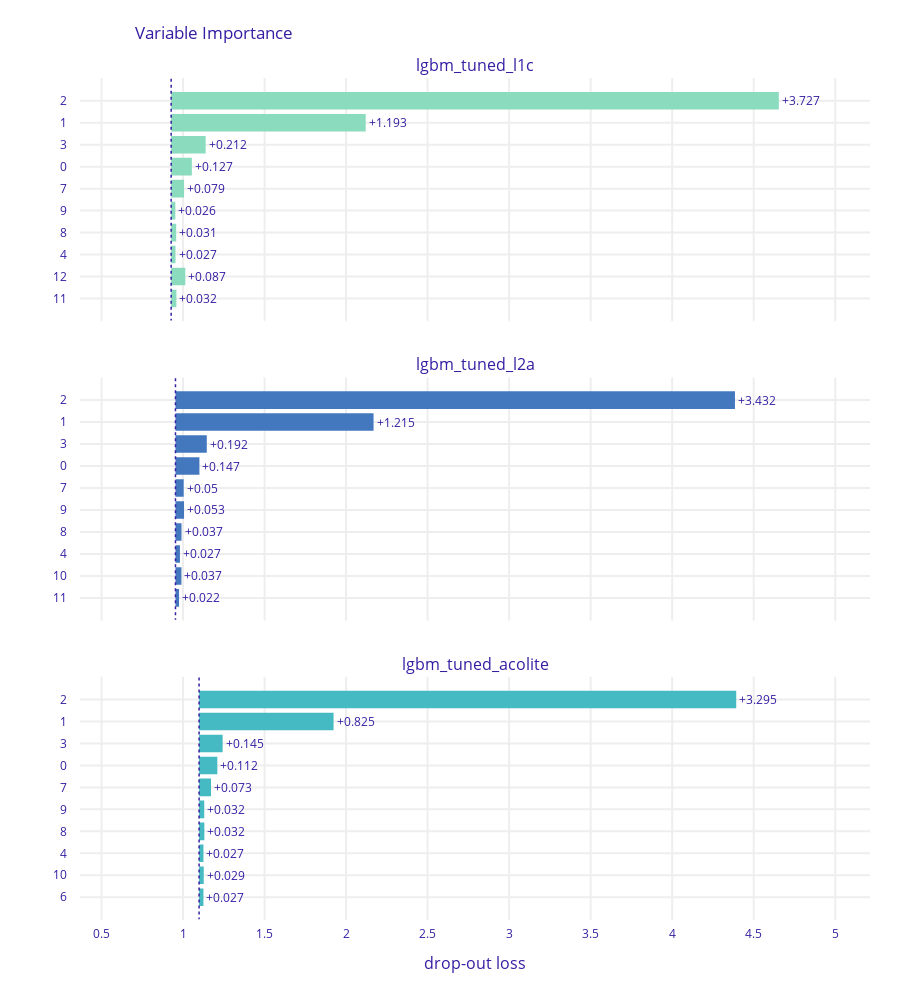

Write notebook code for a chart like this one.
### Code cell
exp_list[0].model_parts().plot([exp.model_parts() for exp in exp_list[1:]])

### Figure 1 — Plotly figure (JSON) as saved in the notebook; plotly's stock layout.template omitted (floating-point values rounded to 4 significant figures)
{"data": [{"base": 0.9271, "hoverinfo": "text", "hoverlabel": {"bgcolor": "rgba(0,0,0,0.8)"}, "hovertext": ["Model: lgbm_tuned_l1c loss after<br>variable: 2 is permuted: 4.654<br>Drop-out loss change: +3.727", "Model: lgbm_tuned_l1c loss after<br>variable: 1 is permuted: 2.12<br>Drop-out loss change: +1.193", "Model: lgbm_tuned_l1c loss after<br>variable: 3 is permuted: 1.139<br>Drop-out loss change: +0.212", "Model: lgbm_tuned_l1c loss after<br>variable: 0 is permuted: 1.054<br>Drop-out loss change: +0.127", "Model: lgbm_tuned_l1c loss after<br>variable: 7 is permuted: 1.006<br>Drop-out loss change: +0.079", "Model: lgbm_tuned_l1c loss after<br>variable: 9 is permuted: 0.953<br>Drop-out loss change: +0.026", "Model: lgbm_tuned_l1c loss after<br>variable: 8 is permuted: 0.958<br>Drop-out loss change: +0.031", "Model: lgbm_tuned_l1c loss after<br>variable: 4 is permuted: 0.954<br>Drop-out loss change: +0.027", "Model: lgbm_tuned_l1c loss after<br>variable: 12 is permuted: 1.014<br>Drop-out loss change: +0.087", "Model: lgbm_tuned_l1c loss after<br>variable: 11 is permuted: 0.959<br>Drop-out loss change: +0.032"], "marker": {"color": "#8bdcbe"}, "orientation": "h", "showlegend": false, "text": ["+3.727", "+1.193", "+0.212", "+0.127", "+0.079", "+0.026", "+0.031", "+0.027", "+0.087", "+0.032"], "textposition": "outside", "type": "bar", "x": [3.727, 1.193, 0.2117, 0.1269, 0.07931, 0.02553, 0.03093, 0.02674, 0.08681, 0.03215], "xaxis": "x", "y": ["2", "1", "3", "0", "7", "9", "8", "4", "12", "11"], "yaxis": "y"}, {"base": 0.9535, "hoverinfo": "text", "hoverlabel": {"bgcolor": "rgba(0,0,0,0.8)"}, "hovertext": ["Model: lgbm_tuned_l2a loss after<br>variable: 2 is permuted: 4.385<br>Drop-out loss change: +3.432", "Model: lgbm_tuned_l2a loss after<br>variable: 1 is permuted: 2.169<br>Drop-out loss change: +1.215", "Model: lgbm_tuned_l2a loss after<br>variable: 3 is permuted: 1.146<br>Drop-out loss change: +0.192", "Model: lgbm_tuned_l2a loss after<br>variable: 0 is permuted: 1.101<br>Drop-out loss change: +0.147", "Model: lgbm_tuned_l2a loss after<br>variable: 7 is permuted: 1.004<br>Drop-out loss change: +0.05", "Model: lgbm_tuned_l2a loss after<br>variable: 9 is permuted: 1.006<br>Drop-out loss change: +0.053", "Model: lgbm_tuned_l2a loss after<br>variable: 8 is permuted: 0.991<br>Drop-out loss change: +0.037", "Model: lgbm_tuned_l2a loss after<br>variable: 4 is permuted: 0.981<br>Drop-out loss change: +0.027", "Model: lgbm_tuned_l2a loss after<br>variable: 10 is permuted: 0.99<br>Drop-out loss change: +0.037", "Model: lgbm_tuned_l2a loss after<br>variable: 11 is permuted: 0.975<br>Drop-out loss change: +0.022"], "marker": {"color": "#4378bf"}, "orientation": "h", "showlegend": false, "text": ["+3.432", "+1.215", "+0.192", "+0.147", "+0.05", "+0.053", "+0.037", "+0.027", "+0.037", "+0.022"], "textposition": "outside", "type": "bar", "x": [3.432, 1.215, 0.1921, 0.147, 0.0504, 0.05259, 0.03711, 0.02737, 0.03653, 0.02189], "xaxis": "x2", "y": ["2", "1", "3", "0", "7", "9", "8", "4", "10", "11"], "yaxis": "y2"}, {"base": 1.098, "hoverinfo": "text", "hoverlabel": {"bgcolor": "rgba(0,0,0,0.8)"}, "hovertext": ["Model: lgbm_tuned_acolite loss after<br>variable: 2 is permuted: 4.393<br>Drop-out loss change: +3.295", "Model: lgbm_tuned_acolite loss after<br>variable: 1 is permuted: 1.923<br>Drop-out loss change: +0.825", "Model: lgbm_tuned_acolite loss after<br>variable: 3 is permuted: 1.243<br>Drop-out loss change: +0.145", "Model: lgbm_tuned_acolite loss after<br>variable: 0 is permuted: 1.21<br>Drop-out loss change: +0.112", "Model: lgbm_tuned_acolite loss after<br>variable: 7 is permuted: 1.171<br>Drop-out loss change: +0.073", "Model: lgbm_tuned_acolite loss after<br>variable: 9 is permuted: 1.13<br>Drop-out loss change: +0.032", "Model: lgbm_tuned_acolite loss after<br>variable: 8 is permuted: 1.131<br>Drop-out loss change: +0.032", "Model: lgbm_tuned_acolite loss after<br>variable: 4 is permuted: 1.125<br>Drop-out loss change: +0.027", "Model: lgbm_tuned_acolite loss after<br>variable: 10 is permuted: 1.127<br>Drop-out loss change: +0.029", "Model: lgbm_tuned_acolite loss after<br>variable: 6 is permuted: 1.125<br>Drop-out loss change: +0.027"], "marker": {"color": "#46bac2"}, "orientation": "h", "showlegend": false, "text": ["+3.295", "+0.825", "+0.145", "+0.112", "+0.073", "+0.032", "+0.032", "+0.027", "+0.029", "+0.027"], "textposition": "outside", "type": "bar", "x": [3.295, 0.8248, 0.1446, 0.112, 0.07314, 0.03166, 0.03237, 0.02679, 0.02852, 0.02678], "xaxis": "x3", "y": ["2", "1", "3", "0", "7", "9", "8", "4", "10", "6"], "yaxis": "y3"}], "layout": {"annotations": [{"font": {"size": 16}, "showarrow": false, "text": "lgbm_tuned_l1c", "x": 0.5, "xanchor": "center", "xref": "paper", "y": 1, "yanchor": "bottom", "yref": "paper"}, {"font": {"size": 16}, "showarrow": false, "text": "lgbm_tuned_l2a", "x": 0.5, "xanchor": "center", "xref": "paper", "y": 0.6444, "yanchor": "bottom", "yref": "paper"}, {"font": {"size": 16}, "showarrow": false, "text": "lgbm_tuned_acolite", "x": 0.5, "xanchor": "center", "xref": "paper", "y": 0.2889, "yanchor": "bottom", "yref": "paper"}, {"font": {"size": 16}, "showarrow": false, "text": "drop-out loss", "x": 0.5, "xanchor": "center", "xref": "paper", "y": 0, "yanchor": "top", "yref": "paper", "yshift": -30}], "font": {"color": "#371ea3"}, "height": 991, "margin": {"b": 71, "r": 30, "t": 78}, "shapes": [{"line": {"color": "#371ea3", "dash": "dot", "width": 1.5}, "type": "line", "x0": 0.9271, "x1": 0.9271, "xref": "x", "y0": -1, "y1": 10, "yref": "y"}, {"line": {"color": "#371ea3", "dash": "dot", "width": 1.5}, "type": "line", "x0": 0.9535, "x1": 0.9535, "xref": "x2", "y0": -1, "y1": 10, "yref": "y2"}, {"line": {"color": "#371ea3", "dash": "dot", "width": 1.5}, "type": "line", "x0": 1.098, "x1": 1.098, "xref": "x3", "y0": -1, "y1": 10, "yref": "y3"}], "title": {"text": "Variable Importance", "x": 0.15}, "xaxis": {"anchor": "y", "automargin": true, "domain": [0, 1], "fixedrange": true, "gridwidth": 2, "matches": "x3", "range": [0.368, 5.213], "showticklabels": false, "tickcolor": "white", "ticklen": 3, "ticks": "outside", "type": "linear", "zeroline": false}, "xaxis2": {"anchor": "y2", "automargin": true, "domain": [0, 1], "fixedrange": true, "gridwidth": 2, "matches": "x3", "range": [0.368, 5.213], "showticklabels": false, "tickcolor": "white", "ticklen": 3, "ticks": "outside", "type": "linear", "zeroline": false}, "xaxis3": {"anchor": "y3", "automargin": true, "domain": [0, 1], "fixedrange": true, "gridwidth": 2, "range": [0.368, 5.213], "tickcolor": "white", "ticklen": 3, "ticks": "outside", "type": "linear", "zeroline": false}, "yaxis": {"anchor": "x", "automargin": true, "autorange": "reversed", "domain": [0.7111, 1], "fixedrange": true, "gridwidth": 2, "tickcolor": "white", "ticklen": 10, "ticks": "outside", "type": "category"}, "yaxis2": {"anchor": "x2", "automargin": true, "autorange": "reversed", "domain": [0.3556, 0.6444], "fixedrange": true, "gridwidth": 2, "tickcolor": "white", "ticklen": 10, "ticks": "outside", "type": "category"}, "yaxis3": {"anchor": "x3", "automargin": true, "autorange": "reversed", "domain": [0, 0.2889], "fixedrange": true, "gridwidth": 2, "tickcolor": "white", "ticklen": 10, "ticks": "outside", "type": "category"}}}
